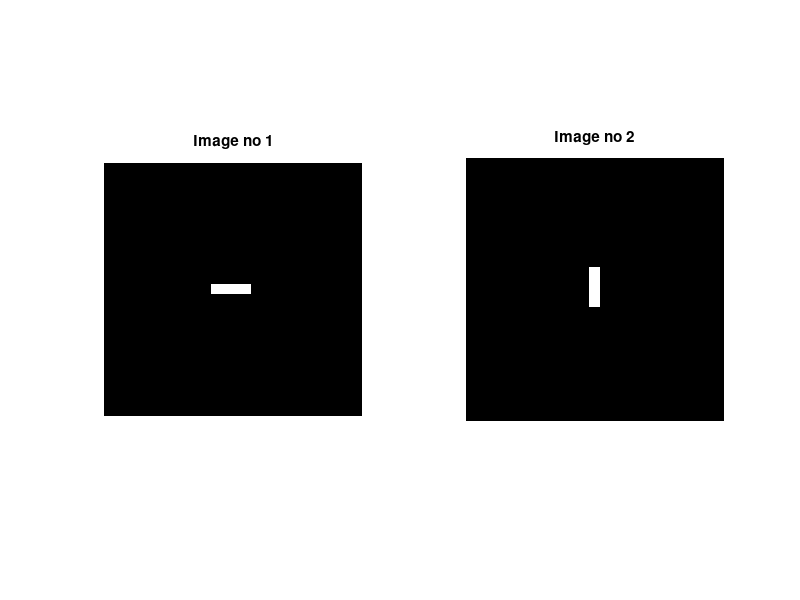
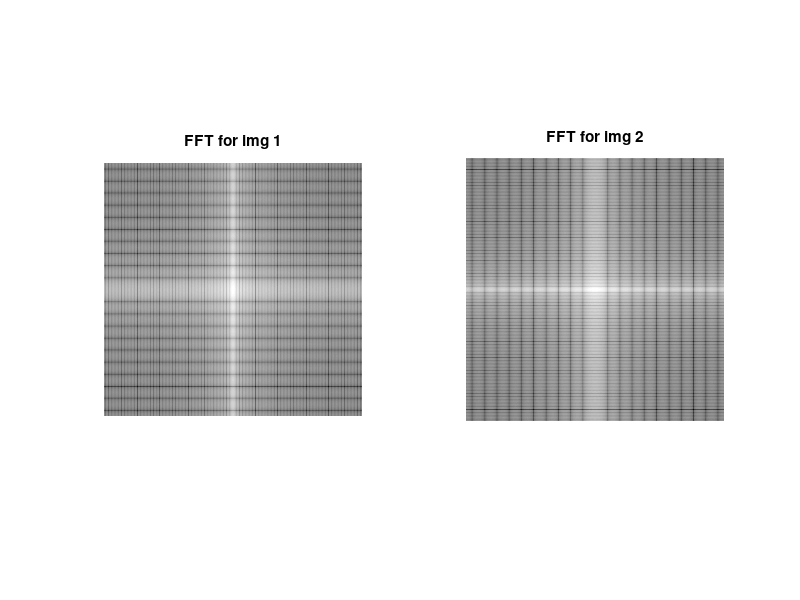

Here is the MATLAB script that generated these plots, in order: (Note: this script raises an error after producing the figures.)
%% fft
clearvars; close all; clc;

img_1 = zeros(512, 521);
img_1(246:266, 216:296) = 255;
img_2 = img_1';

figure(1);
subplot(1,2,1), imshow(img_1), title('Image no 1');
subplot(1,2,2), imshow(img_2), title('Image no 2');


fft_img_1 = fft2(img_1);
fft_oranges_shifted = fftshift(fft_img_1);
fft_oranges_shifted = log(abs(fft_oranges_shifted));
fft_scsihd_gray = fft2(img_2);
fft_scsihd_shifted = fftshift(fft_scsihd_gray);
fft_scsihd_shifted = log(abs(fft_scsihd_shifted));

figure(2);
subplot(1,2,1), imshow(fft_oranges_shifted, []), title('FFT for img 1');
subplot(1,2,2), imshow(fft_scsihd_shifted, []), title('FFT for img 2');


%% fft of images
clearvars; close all; clc;

oranges = imread("oranges.jpg");
scsihd = imread("scsi-hd.jpg");

oranges_gray = get_grayscale_image(oranges);
scsihd_gray = get_grayscale_image(scsihd);

figure(1)
subplot(2,2,1), imshow(oranges_gray, []), title('Image no 1');
subplot(2,2,2), imshow(scsihd_gray, []), title('Image no 2');


fft_oranges = fft2(oranges_gray);
fft_oranges_shifted = fftshift(fft_oranges);
fft_oranges_shifted = log(abs(fft_oranges_shifted));
fft_scsihd = fft2(scsihd_gray);
fft_scsihd_shifted = fftshift(fft_scsihd);
fft_scsihd_shifted = log(abs(fft_scsihd_shifted));

subplot(2,2,3), imshow(imresize(fft_oranges_shifted, [512 512]), []), title('FFT for img 1');
subplot(2,2,4), imshow(imresize(fft_scsihd_shifted, [512 512]), []), title('FFT for img 2');



